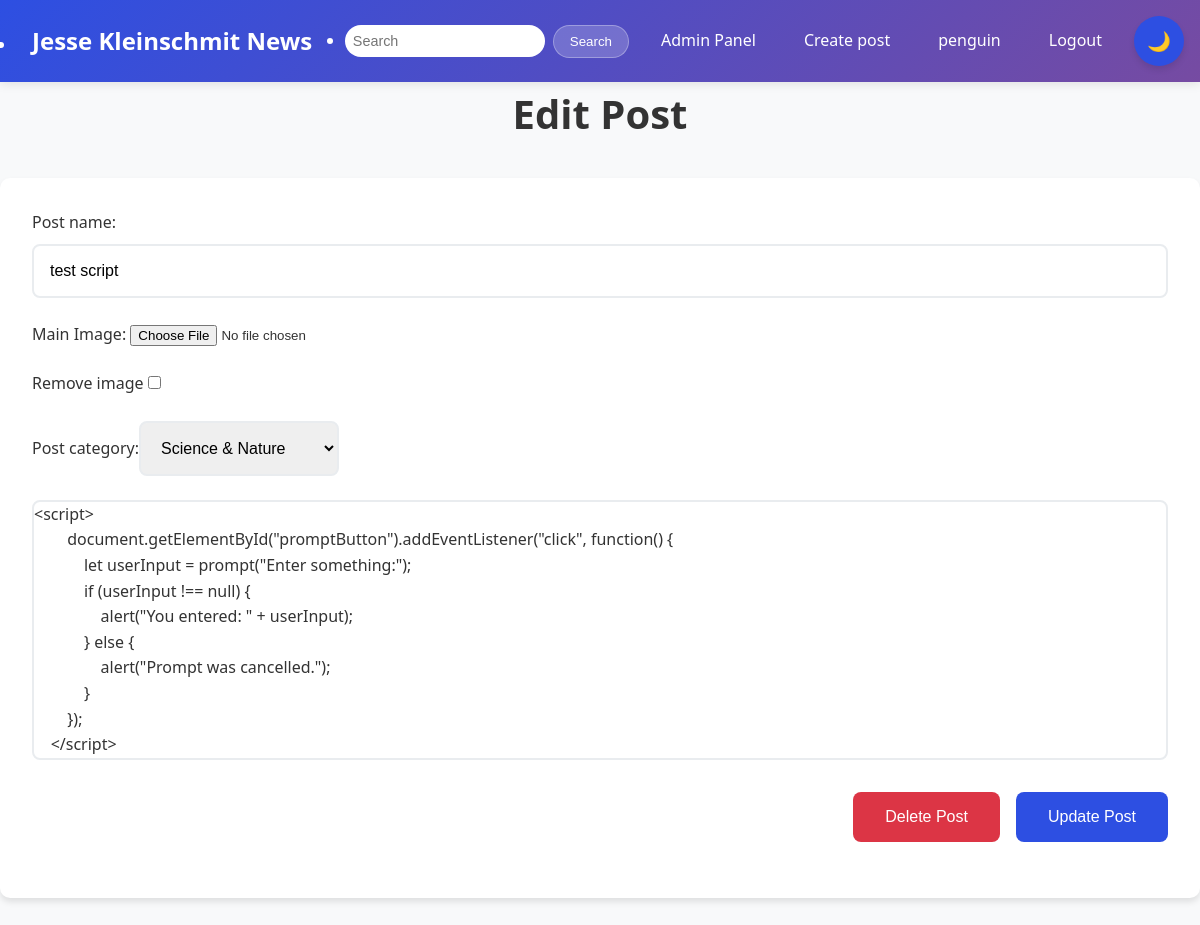
Page /edit.php?postID=140 (signed in) on the committed database.
### tables this page shows
CREATE TABLE `posts` (
  `postID` int(11) NOT NULL,
  `postName` varchar(100) NOT NULL,
  `postMessage` text NOT NULL,
  `userName` varchar(20) DEFAULT NULL,
  `categoryID` int(11) NOT NULL,
  `postImage` varchar(225) DEFAULT NULL,
  `dateMade` date NOT NULL DEFAULT current_timestamp(),
  `dateEdit` date NOT NULL DEFAULT current_timestamp()
);

CREATE TABLE `categories` (
  `categoryID` int(11) NOT NULL,
  `categoryName` varchar(100) NOT NULL
);

### edit.php (the view, shortened to what this page needs)
<!DOCTYPE html>
<html lang="en">
<head>
    <link rel="stylesheet" href="main.css">
</head>
<?php
require ('header.php');
if ($_GET) {
    $id = $_GET['postID'];
}
$query3 = "SELECT * FROM posts where postID = $id limit 1";
$statement4 = $db->prepare($query3);
$statement4->execute();
$post = $statement4->fetch();
$id = $post['categoryID'];
$query5 = "SELECT * FROM categories where categoryID = $id";
$statement3 = $db->prepare($query5);
$statement3->execute();
$categori = $statement3->fetch();
$query1 = 'SELECT * FROM categories';
$statement3 = $db->prepare($query1);
$statement3->execute();
$categories = $statement3->fetchAll();
?>
    <body>
    <h1>Edit Post</h1>
    <form action="" method="post" id="createForm" enctype='multipart/form-data'>
        <ul>
            <li class="inputs"><label for='image'>Post name:</label><input type="text" name="postName" id="postName" value="<?= $post['postName'] ?>"></li>
            <li> <label for='image'>Main Image:</label>
            <input type='file' name='image' id='image' value="<?= $post['postImage'] ?>"></li>
            <li>
        <li> <label>Remove image</label> <input type="checkbox" name="remove" id="remove"></li>
                <li> <label for='image'>Post category:</label><select name="categorie" id="categorie">
                <option value="<?= $categori['categoryID'] ?>"><?= $categori['categoryName'] ?></option>
                </select></li>
    <link href="https://cdn.jsdelivr.net/npm/quill@2.0.3/dist/quill.snow.css" rel="stylesheet" />
    <div id="editor">
    <?= $post['postMessage'] ?>
    </div>
    </li>
            <li class="buttons123">
                <button type="button" onclick="deletePost()" style="background-color: #dc3545; color: white;">Delete Post</button>
                <button type="submit" >Update Post</button>
            </li>
        </ul>
    </form>
    </body>
    </html>

### main.css (style rules this page uses)
:root { --primary-blue: #2d4fe2; --primary-purple: #764ba2; --primary-hover: #304aca; --bg-light: #f8f9fa; --bg-white: #ffffff; --bg-card: #ffffff; --bg-comment: #f8f9fa; --bg-file-hover: #f0f2ff; --text-primary: #333; --text-secondary: #6c757d; --text-muted: #6c757d; --text-white: #ffffff; --border-light: #e9ecef; --border-primary: #667eea; --error-bg: #f8d7da; --error-text: #721c24; --error-border: #dc3545; --success-bg: #d4edda; --shadow-light: 0 2px 10px rgba(0, 0, 0, 0.1); --shadow-card: 0 4px 6px rgba(0, 0, 0, 0.1); --shadow-hover: 0 8px 25px rgba(0, 0, 0, 0.15); --shadow-button: 0 4px 8px rgba(0, 0, 0, 0.2); --transition: all 0.3s ease; }
* { margin: 0; padding: 0; box-sizing: border-box; }
body { font-family: "Segoe UI", Tahoma, Geneva, Verdana, sans-serif; line-height: 1.6; color: var(--text-primary); background: var(--bg-light); min-height: 100vh; }
h1 { color: var(--text-primary); margin-bottom: 2rem; font-size: 2.5rem; text-align: center; }
#createForm { background: var(--bg-white); padding: 2rem; border-radius: 10px; box-shadow: var(--shadow-card); margin: 2rem 0; }
#createForm ul { list-style: none; }
#createForm li { margin-bottom: 1.5rem; }
.inputs { display: flex; flex-direction: column; gap: 0.5rem; }
.inputs label { font-weight: 500; color: var(--text-primary); }
.inputs input, #createForm select { padding: 1rem; border: 2px solid var(--border-light); border-radius: 8px; font-size: 1rem; transition: var(--transition); }
#editor { border: 2px solid var(--border-light); border-radius: 8px; min-height: 200px; transition: var(--transition); }
.buttons123 { display: flex; gap: 1rem; justify-content: flex-end; margin-top: 2rem; }
.buttons123 button { padding: 1rem 2rem; border: none; border-radius: 8px; font-size: 1rem; cursor: pointer; transition: var(--transition); }
.buttons123 button[type="submit"] { background: var(--primary-blue); color: var(--text-white); }
.buttons123 button[type="button"] { background: var(--error-border); color: var(--text-white); }

### rows in the picture
posts: postName "test script", postMessage "<script> document.getElementById(\"promptButton\").addEventListener(\"click\", function() { let userInput = prompt(\"Enter something:\"); if (userInput !== null) { alert(\"You entered: \" + userInput); } else { alert(\"Prompt was cancelled.\"); } }); </script>"
categories: categorie "Science & Nature"

### other values in the picture
$_SESSION['username'] "penguin"
